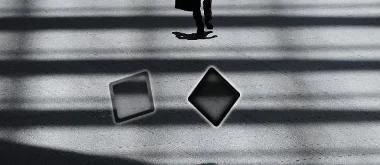
#> input picture 顶象滑块/img/slide.png, 380 x 165 px
$ python opencv.py
#> lines starting #> are read from the running program, lines starting #| are printed output that depends on the picture; after the words box and inside, x2 and y2 are one past the last pixel; in counts of white or black regions, pixels touching at a corner belong together
# CV2 识别滑块缺口距离

import cv2
import PIL
import numpy as np
from PIL import Image
from pathlib import Path


def imshow(img, winname='test', delay=0):
    """cv2展示图片"""
    cv2.imshow(winname, img)
    cv2.waitKey(delay)
    cv2.destroyAllWindows()


def pil_to_cv2(img):
    """
    pil转cv2图片
    :param img: pil图像, <type 'PIL.JpegImagePlugin.JpegImageFile'>
    :return: cv2图像, <type 'numpy.ndarray'>
    """
    img = cv2.cvtColor(np.asarray(img), cv2.COLOR_RGB2BGR)
    return img


def bytes_to_cv2(img):
    """
    二进制图片转cv2
    :param img: 二进制图片数据, <type 'bytes'>
    :return: cv2图像, <type 'numpy.ndarray'>
    """
    # 将图片字节码bytes, 转换成一维的numpy数组到缓存中
    img_buffer_np = np.frombuffer(img, dtype=np.uint8)
    # 从指定的内存缓存中读取一维numpy数据, 并把数据转换(解码)成图像矩阵格式
    img_np = cv2.imdecode(img_buffer_np, 1)
#> img_np is the input picture: shape (165, 380, 3); mean B, G, R 123.1, 119.3, 116.4
    return img_np


def cv2_open(img, flag=None):
    """
    统一输出图片格式为cv2图像, <type 'numpy.ndarray'>
    :param img: <type 'bytes'/'numpy.ndarray'/'str'/'Path'/'PIL.JpegImagePlugin.JpegImageFile'>
    :param flag: 颜色空间转换类型, default: None
        eg: cv2.COLOR_BGR2GRAY（灰度图）
    :return: cv2图像, <numpy.ndarray>
    """
    if isinstance(img, bytes):
        img = bytes_to_cv2(img)
    elif isinstance(img, (str, Path)):
        img = cv2.imread(str(img))
    elif isinstance(img, np.ndarray):
        img = img
    elif isinstance(img, PIL.Image.Image):
        img = pil_to_cv2(img)
    else:
        raise ValueError(f'输入的图片类型无法解析: {type(img)}')
    if flag is not None:
        img = cv2.cvtColor(img, flag)
    return img


def get_distance(bg, tp, im_show=False, save_path=None):
    """
    :param bg: 背景图路径或 Path 对象或图片二进制
               eg: 'assets/bg.jpg'、Path('assets/bg.jpg')
    :param tp: 缺口图路径或 Path 对象或图片二进制
               eg: 'assets/tp.jpg'、Path('assets/tp.jpg')
    :param im_show: 是否显示结果, <type 'bool'>; default: False
    :param save_path: 保存路径, <type 'str'/'Path'>; default: None
    :return: 缺口位置
    """
    # 读取图片
    bg_img = cv2_open(bg)
    tp_gray = cv2_open(tp, flag=cv2.COLOR_BGR2GRAY)
#> call 2 of cv2_open, with flag = 6
#> in bytes_to_cv2 (call 2), `img_np = cv2.imdecode(img_buffer_np, 1)`:
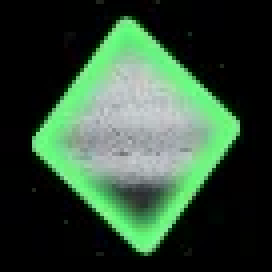
#> img_np: shape (68, 68, 3) (shown 4 times larger); mean B, G, R 54.9, 75.5, 50
#> in cv2_open (call 2), `img = cv2.cvtColor(img, flag)`:
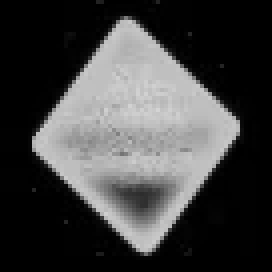
#> img: shape (68, 68) (shown 4 times larger); min 0, max 212, mean 65.5

    # 金字塔均值漂移
    bg_shift = cv2.pyrMeanShiftFiltering(bg_img, 5, 50)
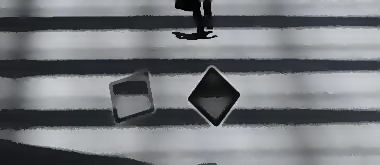
#> bg_shift: shape (165, 380, 3); mean B, G, R 123.4, 119.6, 116.7

    # 边缘检测
    tp_gray = cv2.Canny(tp_gray, 255, 255)
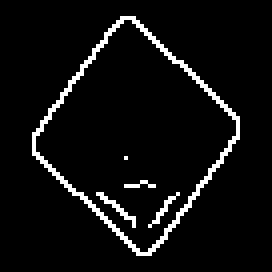
#> tp_gray: shape (68, 68) (shown 4 times larger); 5.6% white in thin lines or dots, all inside (x1, y1, x2, y2) = (8, 4, 60, 64)
    bg_gray = cv2.Canny(bg_shift, 255, 255)
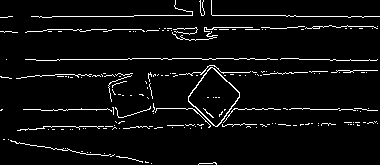
#> bg_gray: shape (165, 380); 4.9% white in thin lines or dots

    # 目标匹配
    result = cv2.matchTemplate(bg_gray, tp_gray, cv2.TM_CCOEFF_NORMED)
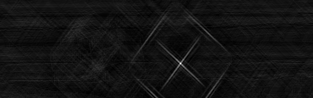
#> result: shape (98, 313) float32; min -0.0463, max 0.582, mean 0.000285; drawn with min black and max white
    # 解析匹配结果
    min_val, max_val, min_loc, max_loc = cv2.minMaxLoc(result)
#> min_val = -0.0463; max_val = 0.582; min_loc = (174, 68); max_loc = (180, 63)

    distance = max_loc[0]
#> distance = 180
    if save_path or im_show:
        # 需要绘制的方框高度和宽度
        tp_height, tp_width = tp_gray.shape[:2]
        # 矩形左上角点位置
        x, y = max_loc
        # 矩形右下角点位置
        _x, _y = x + tp_width, y + tp_height
        # 绘制矩形
        bg_img = cv2_open(bg)
        cv2.rectangle(bg_img, (x, y), (_x, _y), (0, 0, 255), 2)
        # 保存缺口识别结果到背景图
        if save_path:
            save_path = Path(save_path).resolve()
            save_path = save_path.parent / f"{save_path.stem}{save_path.suffix}"
            save_path = save_path.__str__()
            cv2.imwrite(save_path, bg_img)
        # 显示缺口识别结果
        if im_show:
            imshow(bg_img)
    return distance

def opencv2():
    with open("./img/re_bg.jpg", "rb") as f:
        bg_img = f.read()
    with open("./img/slide.png", "rb") as f:
        slice_img = f.read()
    distance = get_distance(bg_img, slice_img)
    return distance


if __name__ == '__main__':

    with open("./img/re_bg.jpg", "rb") as f:
        bg_img = f.read()
    with open("./img/slide.png", "rb") as f:
        slice_img = f.read()
    distance = get_distance(bg_img, slice_img)
#> distance = 180
    print(distance)
#| 180
